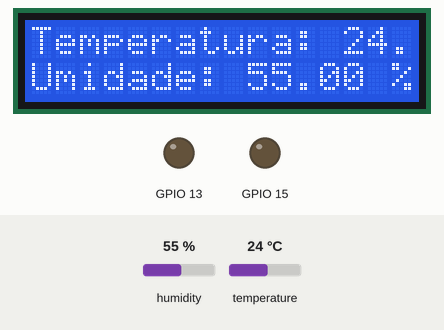
Bench run of a program on a simulated ESP8266 (NodeMCU). Parts: 16×2 character LCD, output pins drawn as LEDs (lit = HIGH). The inputs (shaded band) are chosen by the test bench; at power-on: humidity 55 %, temperature 24 °C. What the program prints to the serial monitor is not drawn.

Above: at 1.2 s.
1.3 s: humidity set to 22 %
At 2.6 s:
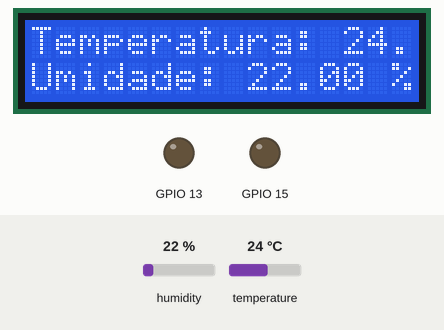
4.2 s: temperature set to 12 °C
At 5.1 s:
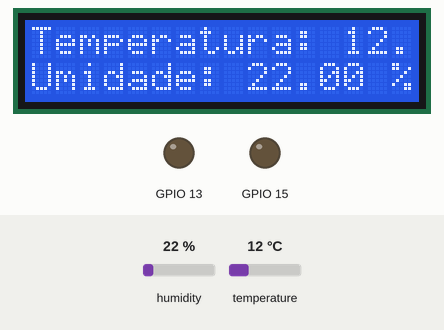
7.1 s: humidity set to 40 %
At 9.9 s:
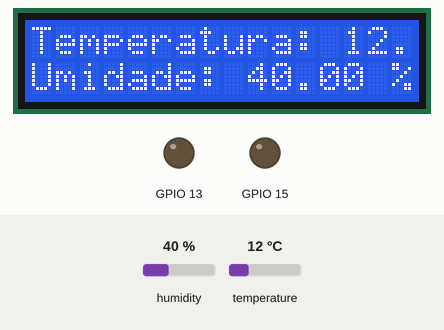
10.2 s: temperature set to 19 °C
At 11.2 s:
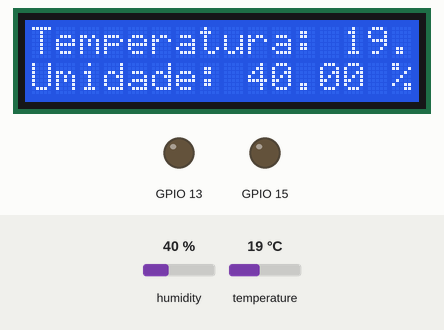
Timing chart, 0 to 13.2 s (numbered marks = the images above; inputs shaded):
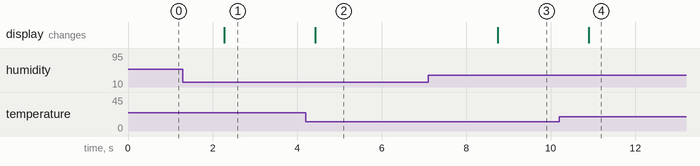

The program:

main.cpp
```cpp
#include <DHT.h>
#include <Adafruit_Sensor.h>
#include <Wire.h>
#include <LiquidCrystal_I2C.h>

#define DHTPIN 4 // pino D2
#define DHTTYPE DHT11 // DHT 11
#define rele 13
LiquidCrystal_I2C lcd(0x27, 16, 2);//
int SensorTempPino=0;
DHT dht(DHTPIN, DHTTYPE);

void setup()
{
  pinMode(13,OUTPUT);
  pinMode(15,OUTPUT);


  Serial.begin(9600);
  Serial.println("DHTxx test!");
  dht.begin();

  Wire.begin(2,0); //SDA Pino D4,SCL D3
  lcd.init();   // initializing the LCD
  lcd.backlight(); // Enable or Turn On the backlight
  //lcd.setCursor(0,1);
}

void loop()
{
  // A leitura da temperatura e umidade pode levar 250ms!
  // O atraso do sensor pode chegar a 2 segundos.
  float h = dht.readHumidity();
  float t = dht.readTemperature();
  // testa se retorno é valido, caso contrário algo está errado.
  if (isnan(t) || isnan(h)){
    Serial.println("Failed to read from DHT");
  }
  else
  {
    lcd.setCursor(0,0);
    lcd.print("Temperatura: ");
    lcd.print(t);
    lcd.println(" *C");
    lcd.setCursor(0,1);
    lcd.print("Umidade: ");
    lcd.print(h);
    lcd.print(" %");

  }

  delay(200);
}
```

Measured:
- after the input at 1.3 s, the display: changes after 0.98 s (image 1)
- after the input at 4.2 s, the display: changes after 0.23 s (image 2)
- after the input at 7.1 s, the display: changes after 1.6 s (image 3)
- after the input at 10.2 s, the display: changes after 0.70 s (image 4)
